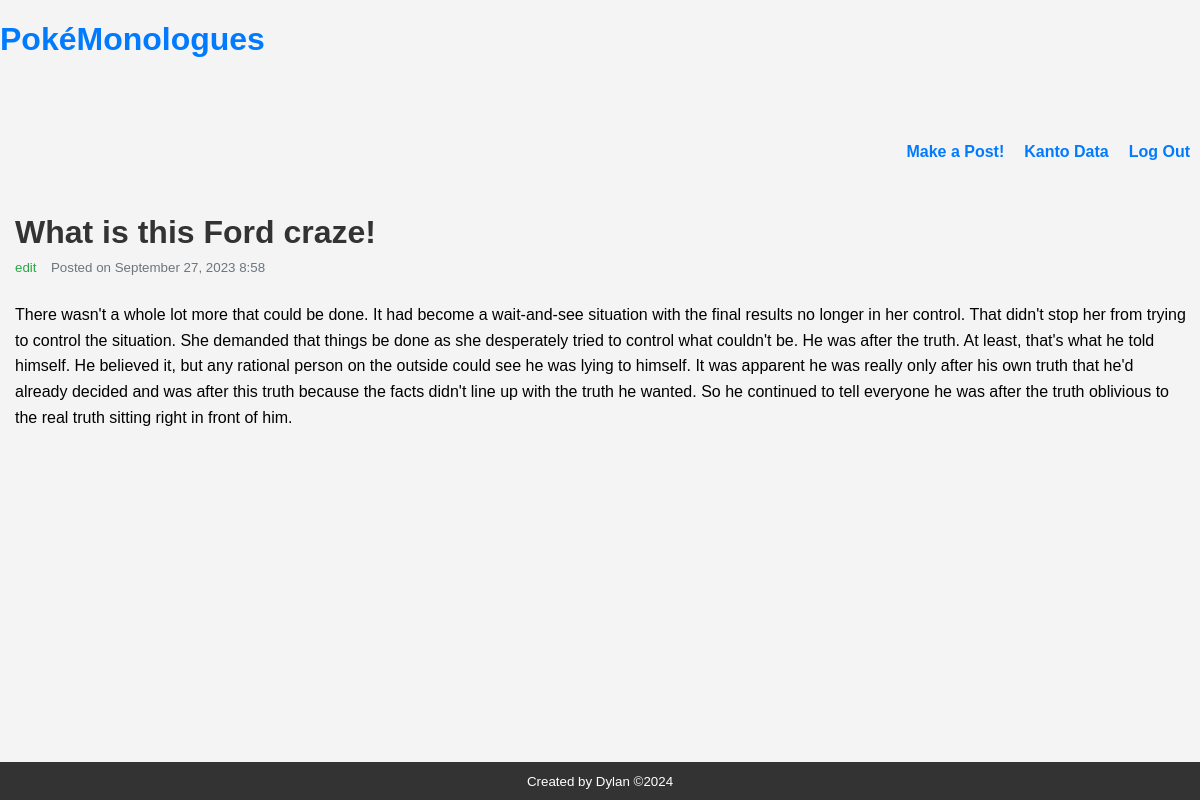
The app's page /show.php?id=7 with its own data.
### tables this page shows
CREATE TABLE `blog` (
  `id` int NOT NULL,
  `title` varchar(250) NOT NULL,
  `content` text NOT NULL,
  `date_posted` timestamp NOT NULL DEFAULT CURRENT_TIMESTAMP
);

### show.php (the view, shortened to what this page needs)
<?php
require('connect.php');
if(isset($_GET['id']))
{
    $id = filter_input(INPUT_GET, 'id', FILTER_SANITIZE_NUMBER_INT);
    $query = "SELECT * FROM blog WHERE id = :id";
    $statement = $db->prepare($query);
    $statement->bindValue(':id', $id, PDO::PARAM_INT);
    $statement->execute();
    $blog = $statement->fetch();
}
else
{
    $id = false;
}
?>
<!DOCTYPE html>
<html lang="en">
<head>
    <link rel="stylesheet" href="main.css">
</head>
<body>
    <?php include('nav.php'); ?>
    <main class="container_show">
        <?php if($id): ?>
            <h1 class="blog-post-title"><?=$blog['title']?></h1>
            <small><a href="edit.php?id=<?=$blog['id']?>" class="blog-post-edit">edit</a></small>
            <small class="blog-post-date">
            Posted on <time datetime="<?=$blog['date_posted']?>"><?=date_format(date_create($blog['date_posted']), 'F j, Y G:i') ?><time>&ensp;</small> <br>
        <p class="blog-post-content">
            <?=$blog['content']?>
        </p>
        <?php else: ?>
            <p>No post selected.</p>
        <?php endif ?>
    </main>
    <?php include('footer.php'); ?>
</body>
</html>

### main.css (style rules this page uses)
body { font-family: 'Arial', sans-serif; margin: 0; padding: 0; background-color: #f4f4f4; }
h1, h2, h3 { color: #333; }
a { color: #007BFF; text-decoration: none; }
.blog-post-title { margin-bottom: 5px; }
.blog-post-edit { color: #28a745; margin-right: 10px; }
.blog-post-date { color: #6c757d; }
.blog-post-content { line-height: 1.5; }
.container_show { list-style: none; margin: 0; padding: 0px 10px 0px 15px; display: block; }
.blog-post-title { color: #333; padding-bottom: 2px; }
.blog-post-content { line-height: 1.6; padding-top: 10px; }

### records on screen
blog: title "What is this Ford craze!", date_posted "September 27, 2023 8:58", content "There wasn't a whole lot more that could be done. It had become a wait-and-see situation with the final results no longer in her control. That didn't stop her from trying to control the situation. She demanded that things be done as she desperately tried to control what couldn't be. He was after the truth. At least, that's what he told himself. He believed it, but any rational person on the outside could see he was lying to himself. It was apparent he was really only after his own truth that he'd already decided and was after this truth because the facts didn't line up with the truth he wanted. So he continued to tell everyone he was after the truth oblivious to the real truth sitting right…"
